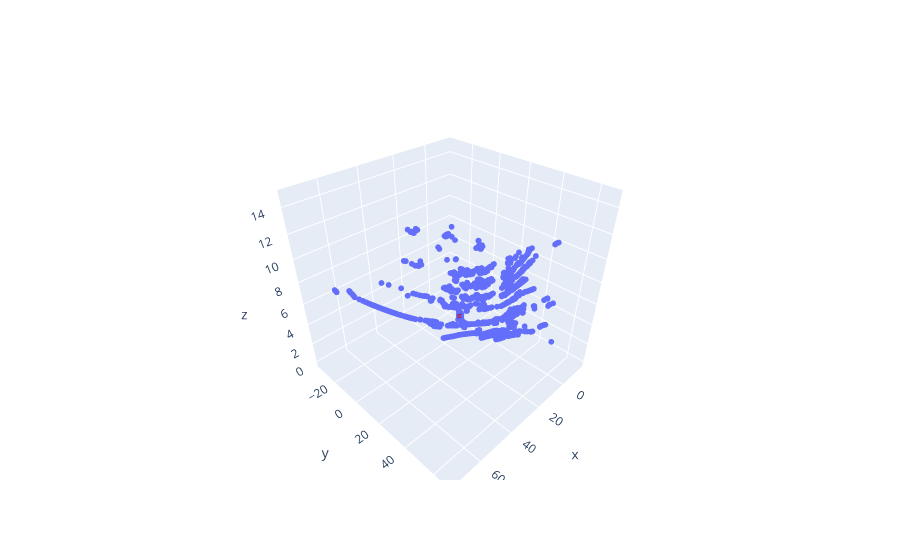

The notebook cell this image was saved under:
### Markdown cell above
We can now visualize the bounding box within the point cloud. The bounding box appears as a small red box (towards the back of the point cloud). You might need to zoom in to see it.

### Code cell
# Dispay the bounding box in the point cloud
pcd.display_bbox(bbox)

### Figure 1 — Plotly figure (JSON) as saved in the notebook; plotly's stock layout.template omitted (floating-point values rounded to 4 significant figures; data arrays with more than 128 entries replaced by an {"elided": "..."} marker saying what was removed)
{"data": [{"marker": {"size": 2}, "mode": "markers", "type": "scatter3d", "x": {"elided": "2442 float values"}, "y": {"elided": "2442 float values"}, "z": {"elided": "2442 float values"}}, {"color": "#ff0000", "flatshading": true, "i": [7, 0, 0, 0, 4, 4, 6, 6, 4, 0, 3, 2], "j": [3, 4, 1, 2, 5, 6, 5, 2, 0, 1, 6, 3], "k": [0, 7, 2, 3, 6, 7, 1, 1, 5, 5, 7, 6], "opacity": 0.6, "type": "mesh3d", "x": [4.986, 6.318, 8.121, 6.789, 4.952, 6.283, 8.087, 6.755], "y": [-2.179, -0.587, -2.091, -3.683, -2.132, -0.5403, -2.044, -3.636], "z": [0.7181, 0.6794, 0.8607, 0.8994, 1.449, 1.41, 1.592, 1.63]}], "layout": {}}
